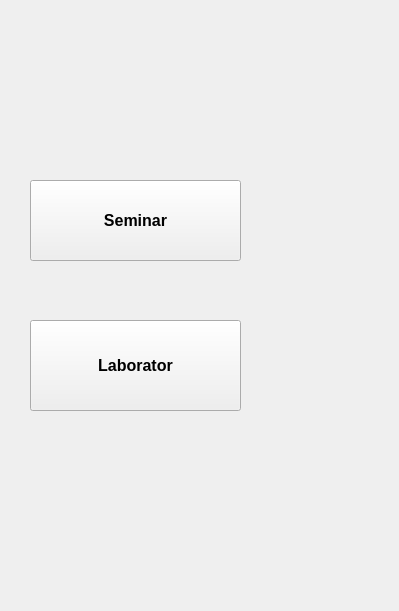
<?xml version="1.0" encoding="UTF-8"?>
<ui version="4.0">
 <class>fereastra_principala</class>
 <widget class="QWidget" name="fereastra_principala">
  <property name="geometry">
   <rect>
    <x>0</x>
    <y>0</y>
    <width>399</width>
    <height>611</height>
   </rect>
  </property>
  <property name="windowTitle">
   <string>medii - activatate</string>
  </property>
  <widget class="QPushButton" name="buton_seminar">
   <property name="geometry">
    <rect>
     <x>30</x>
     <y>180</y>
     <width>211</width>
     <height>81</height>
    </rect>
   </property>
   <property name="font">
    <font>
     <pointsize>12</pointsize>
     <weight>75</weight>
     <bold>true</bold>
    </font>
   </property>
   <property name="text">
    <string>Seminar</string>
   </property>
  </widget>
  <widget class="QPushButton" name="buton_laborator">
   <property name="geometry">
    <rect>
     <x>30</x>
     <y>320</y>
     <width>211</width>
     <height>91</height>
    </rect>
   </property>
   <property name="font">
    <font>
     <pointsize>12</pointsize>
     <weight>75</weight>
     <bold>true</bold>
    </font>
   </property>
   <property name="text">
    <string>Laborator</string>
   </property>
  </widget>
 </widget>
 <resources/>
 <connections/>
</ui>
